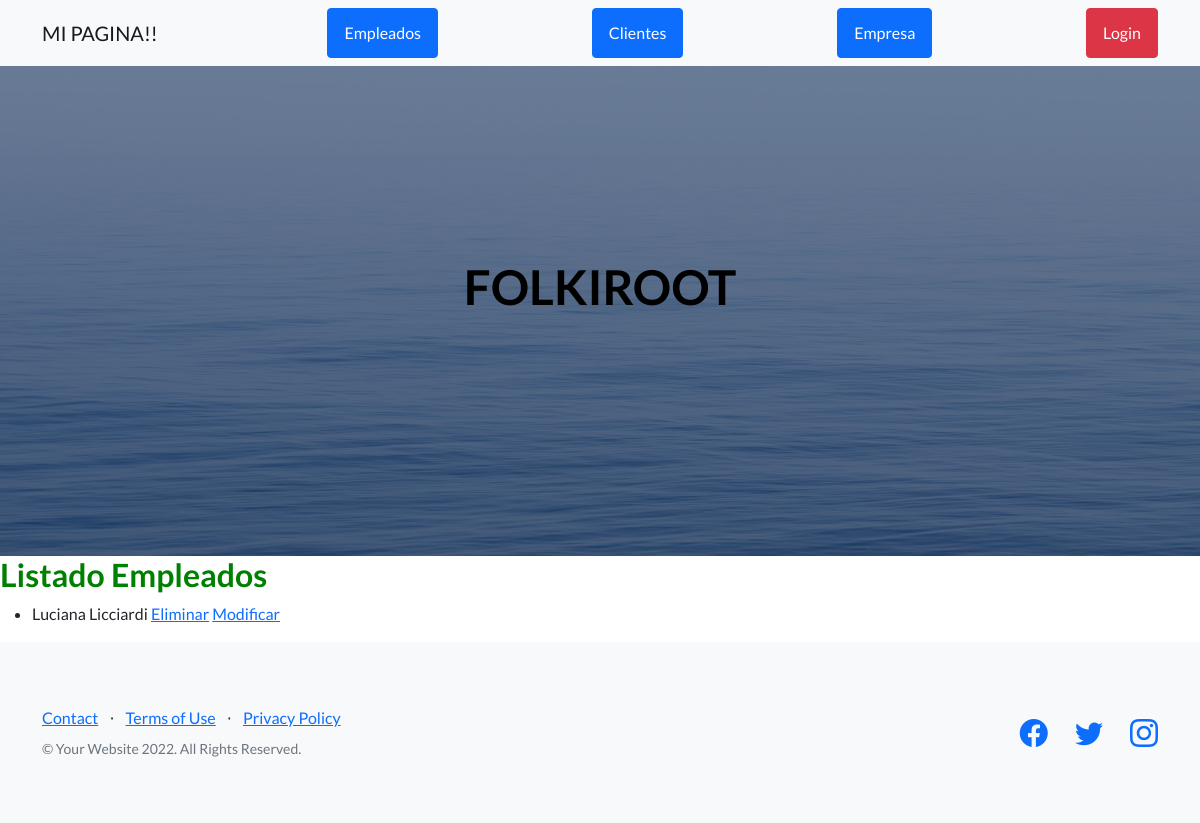
Page /AppProyecto/list_empleado/ on the earlier database version.
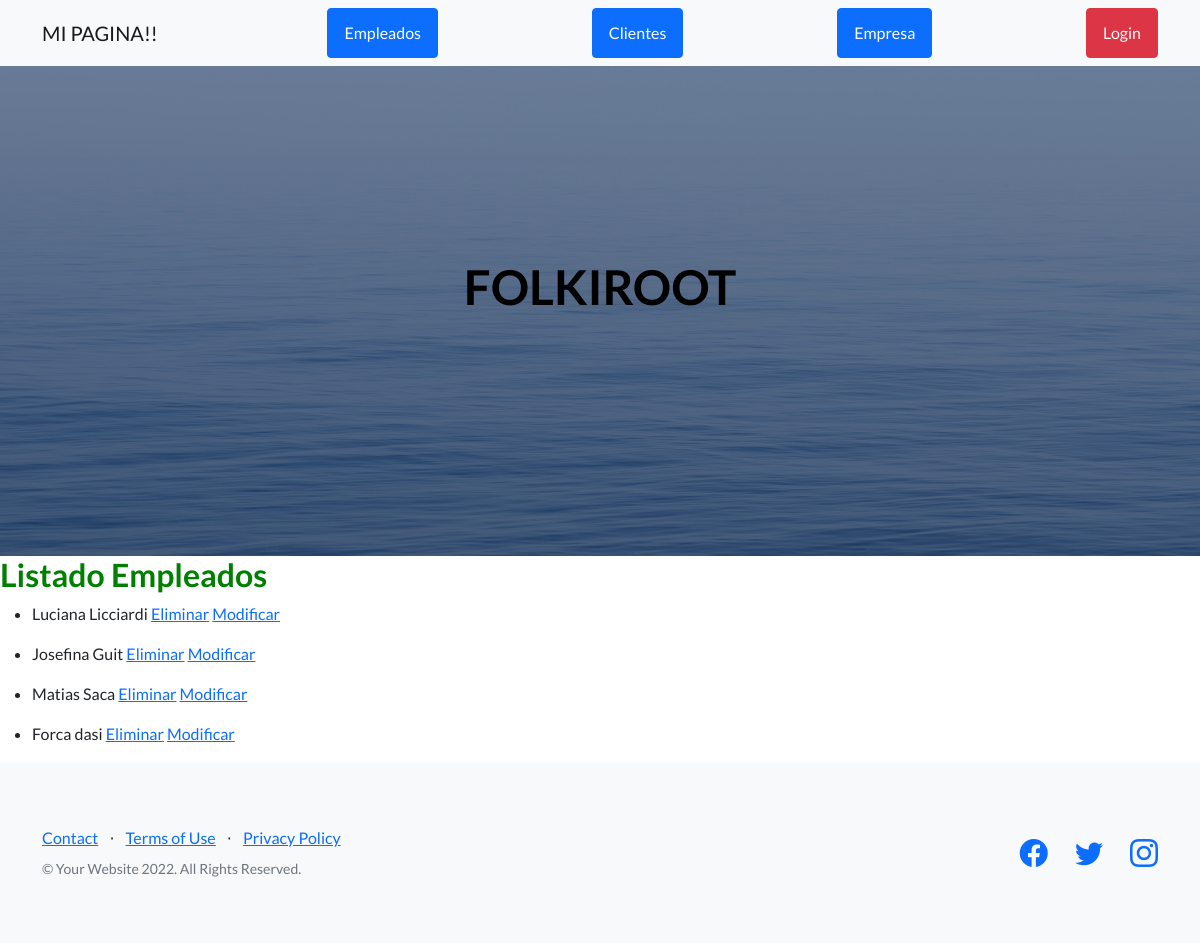
Same page on the later database version.
### AppProyecto/models.py (models this page shows)
class Empleado(models.Model):
    nombre = models.CharField(max_length=50)
    apellido = models.CharField(max_length=50)
    salario = models.IntegerField()
    edad = models.IntegerField()
    def __str__(self):
        return self.nombre + " " + self.apellido

### AppProyecto/views.py (the view)
# urls.py: path("list_empleado/", ListEmpleado.as_view(), name="list_empleados"),
class ListEmpleado(ListView, LoginRequiredMixin):
    model = Empleado
    template_name = "AppProyecto/list_empleados.html"

### AppProyecto/templates/AppProyecto/list_empleados.html (shortened to what this page needs)
{% extends "AppProyecto/index.html" %}
{% block main %}
<h2 style="color: green;">Listado Empleados</h2>
{% for empleado in object_list %}
    <ul><li>
        {{ empleado }}
        <a href="{% url 'delete_empleados' empleado.id %}">Eliminar</a>
        <a href="{% url 'update_empleados' empleado.id %}">Modificar</a>
    </li></ul>
{% endfor %}
{% endblock %}

Differences in the rows shown:
added Empleado: nombre+apellido "Josefina Guit"
added Empleado: nombre+apellido "Matias Saca"
added Empleado: nombre+apellido "Forca dasi"
